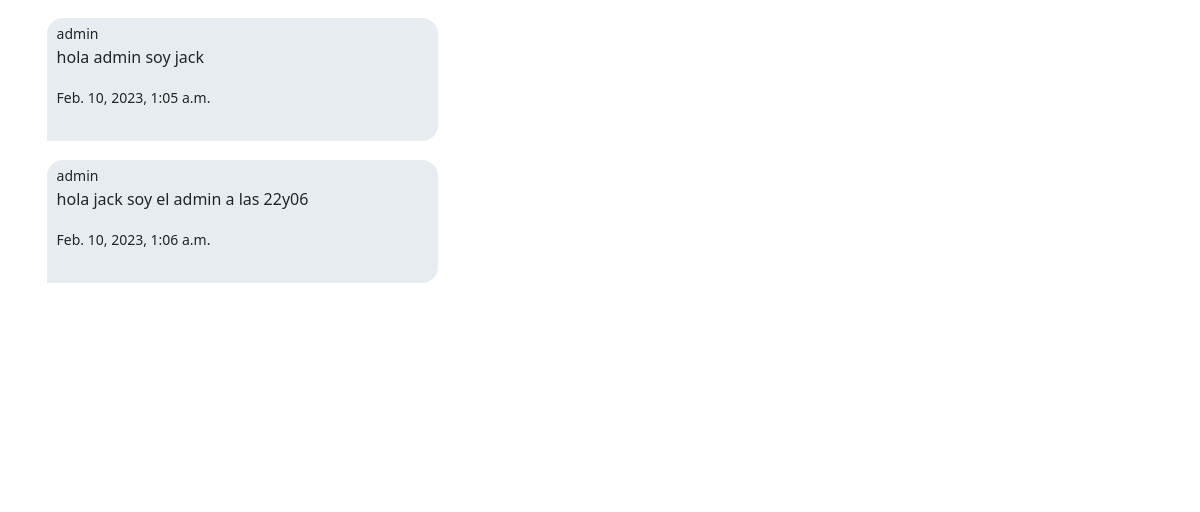
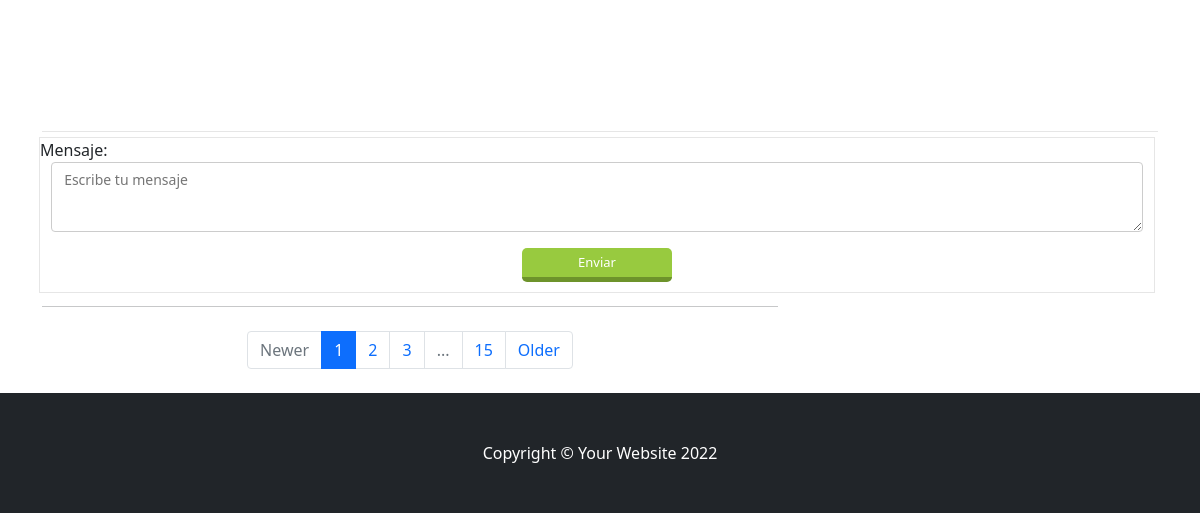
/AppBlog/ms/admin (signed in, lower part), run on an earlier commit of the app's database (2 pictures, top to bottom).
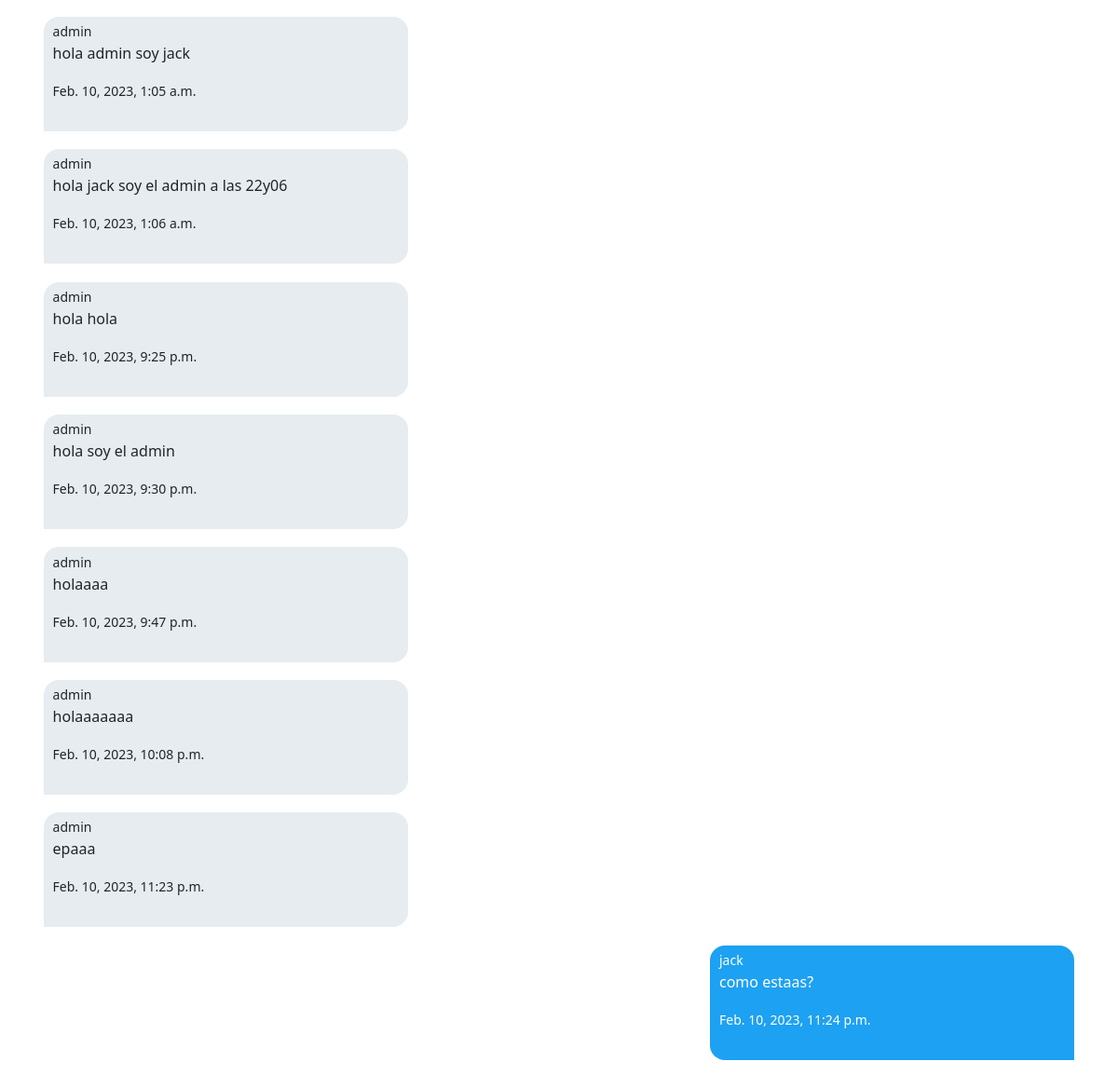
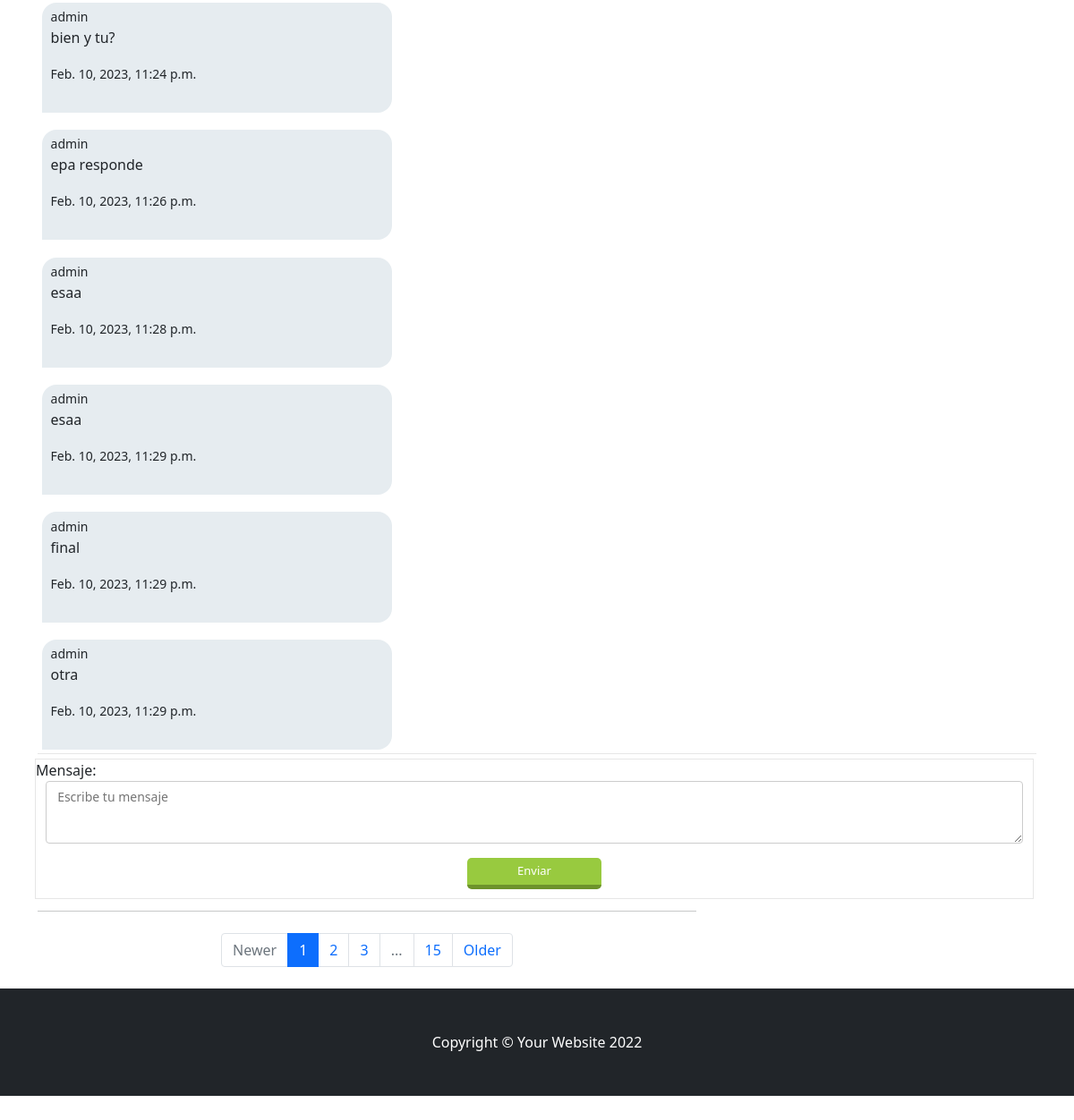
And on a later commit of the database (2 pictures, top to bottom).
### AppBlog/models.py (models this page shows)
class ModelBase(models.Model):
	id = models.UUIDField(default=uuid.uuid4, primary_key=True, db_index=True, editable=False)
	tiempo = models.DateTimeField(auto_now_add=True)
	actualizar = models.DateTimeField(auto_now=True)
	class Meta:
		abstract = True

class CanalMensaje(ModelBase):
	canal   = models.ForeignKey("Canal", on_delete=models.CASCADE)
	usuario = models.ForeignKey(User, on_delete=models.CASCADE)
	texto =  models.TextField()

### AppBlog/views.py (the view)
# urls.py: path("ms/<str:username>", DetailMs.as_view(), name="detailms"),
class DetailMs(LoginRequiredMixin, CanalFormMixin, DetailView):
	template_name= 'AppBlog/canal_detail.html'
	def get_object(self, *args, **kwargs):
		username = self.kwargs.get("username")
		mi_username = self.request.user.username
		canal, _ = Canal.objects.obtener_o_crear_canal_ms(mi_username, username)
		if username == mi_username:
			mi_canal, _ = Canal.objects.obtener_o_crear_canal_usuario_actual(self.request.user)
			return mi_canal
		if canal == None:
			raise Http404
		return canal

### AppBlog/forms.py
class FormMensajes(forms.Form):
    mensaje = forms.CharField(widget=forms.Textarea(attrs = {"class": "formulario_ms",   "placeholder":"Escribe tu mensaje"  }))

### AppBlog/models.py (called while the page is built, shortened)
	def solo_dos(self):
		return self.annotate(num_usuarios= Count("usuarios")).filter(num_usuarios=2)

	def filtrar_por_username(self, username):
		return self.filter(canalusuario__usuario__username=username)

	def get_queryset(self, *args, **kwargs):
		return CanalQuerySet(self.model, using=self._db)

	def filtrar_ms_por_privado(self, username_a, username_b):
		return self.get_queryset().solo_dos().filtrar_por_username(username_a).filtrar_por_username(username_b)

	def obtener_o_crear_canal_ms(self, username_a, username_b):
		qs = self.filtrar_ms_por_privado(username_a, username_b)
		if qs.exists():
			return qs.order_by("tiempo").first(), False #obj, created

### AppBlog/templates/AppBlog/canal_detail.html (shortened to what this page needs)
{% extends 'AppBlog/base.html' %}
{% block contenido_que_cambia %}
	<div id="contenedor_ms">
	{% for mensaje in object.canalmensaje_set.all %}
		<div class="div_ms {% if request.user == mensaje.usuario %}mis_mensajes
		{% else %} tus_mensajes{% endif %}">
			<small>{{mensaje.usuario}}</small>
			<p>{{mensaje.texto}}</p>
			<small>{{mensaje.tiempo}}</small>
		</div>
	{% endfor %}
	</div>
	<div class="div_form_ms">
		<form id="form_submit" action="{{ request.path }}" method="POST">
			{{form.as_p}}
			<button type="submit" class="btn_enviar">
				Enviar
			</button>
	</form>
	</div>
{% endblock %}

What changed in the data, as far as the page shows it:
added CanalMensaje: usuario "admin", texto "hola hola", tiempo "Feb. 10, 2023, 9:25 p.m."
added CanalMensaje: usuario "admin", texto "hola soy el admin", tiempo "Feb. 10, 2023, 9:30 p.m."
added CanalMensaje: usuario "admin", texto "holaaaa", tiempo "Feb. 10, 2023, 9:47 p.m."
added CanalMensaje: usuario "admin", texto "holaaaaaaa", tiempo "Feb. 10, 2023, 10:08 p.m."
added CanalMensaje: usuario "admin", texto "epaaa", tiempo "Feb. 10, 2023, 11:23 p.m."
added CanalMensaje: usuario "jack", texto "como estaas?", tiempo "Feb. 10, 2023, 11:24 p.m."
added CanalMensaje: usuario "admin", texto "bien y tu?", tiempo "Feb. 10, 2023, 11:24 p.m."
added CanalMensaje: usuario "admin", texto "epa responde", tiempo "Feb. 10, 2023, 11:26 p.m."
added CanalMensaje: usuario "admin", texto "esaa", tiempo "Feb. 10, 2023, 11:28 p.m."
added CanalMensaje: usuario "admin", texto "esaa", tiempo "Feb. 10, 2023, 11:29 p.m."
added CanalMensaje: usuario "admin", texto "final", tiempo "Feb. 10, 2023, 11:29 p.m."
added CanalMensaje: usuario "admin", texto "otra", tiempo "Feb. 10, 2023, 11:29 p.m."
